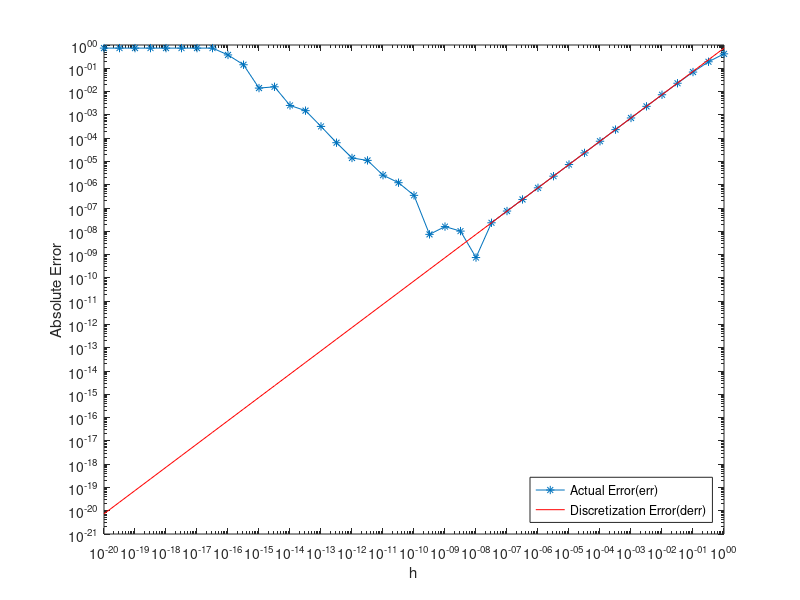

The MATLAB script that drew this image:

%%Prob-1: Chapter-1: Exercise - 1 (Advanced Scientific Computing
%%UID - u1014840
%%Name - Arnab Das

x0 = 0.5 ;
f0 = exp(-2*x0);
fp = -2*exp(-2*x0);
i  = -20:0.5:0 ;
h  = 10.^i ;

err   = abs(fp - (exp(-2*(x0+h)) - f0)./h); %Actual Error
d_err = (4*f0)/2 * h ;                      % Approximated discretization error
loglog(h, err, '-*') ;
hold on
loglog(h, d_err, 'r-') ;
xlabel('h');
ylabel('Absolute Error');
legend('Actual Error(err)', 'Discretization Error(derr)','location', 'southeast');

fileID = fopen('Prob1Log.txt','w');

for j=1:length(h)
	fprintf(fileID,'%8s  %20s\n', num2str(h(j)), num2str(err(j)));
end
fclose(fileID);
